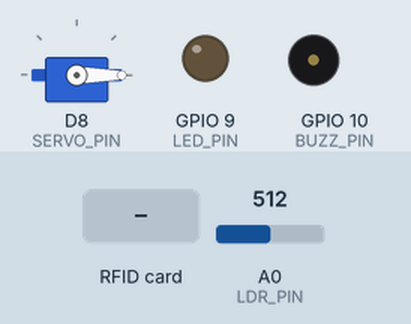
Bench run of a sketch on a simulated ESP8266 (NodeMCU). Shown: servo, output pins drawn as LEDs (lit = HIGH), buzzer (waves = sounding, pin HIGH). The inputs (shaded band) are chosen by the test bench; at power-on: A0 (LDR_PIN) = 512. WiFi joins after 1.5 s; servers stay silent unless stated; network time is answered at once with the bench clock; the local clock reads 2024-03-15 10:24:30 at power-on unless the sketch sets it; what the sketch prints to the serial monitor is not drawn.

Above: at 2.7 s.
2.8 s: A0 (LDR_PIN) set to 710
At 3.6 s:
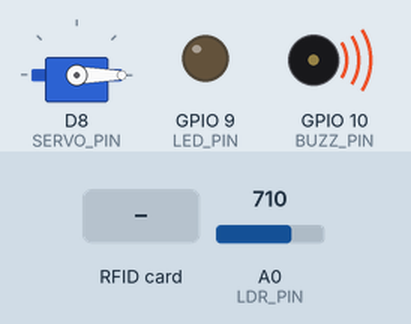
5.3 s: RFID card 17 95 49 01 55 held to the reader
At 6.5 s:
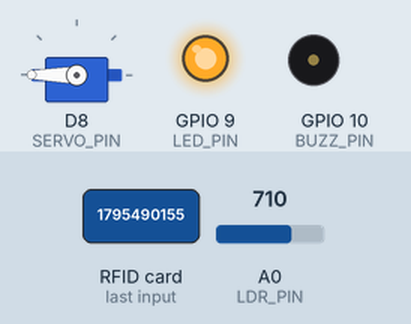
6.8 s: RFID card 16 27 11 61 27 held to the reader
At 8.9 s:
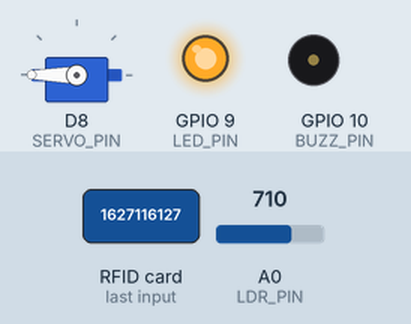
9.8 s: RFID card 5E 7A 19 C4 held to the reader
At 12.5 s:
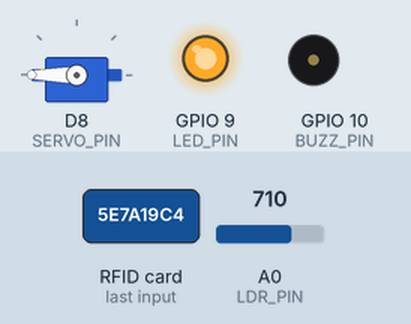
Timing chart, 0 to 13.8 s (numbered marks = the images above; inputs shaded):
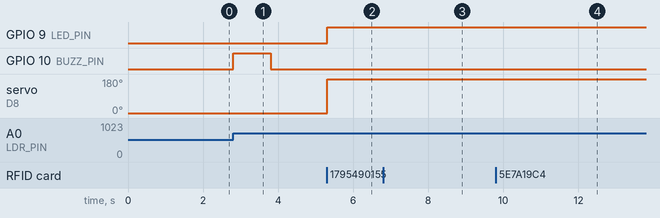

Measured:
- after the input at 2.8 s, GPIO 10 (BUZZ_PIN): LOW → HIGH at once, → LOW 1.0 s later
- after the input at 5.3 s, GPIO 9 (LED_PIN): LOW → HIGH at once; servo on D8 (SERVO_PIN): 0° → 180° at once
- after the input at 6.8 s, GPIO 9 (LED_PIN): stays HIGH (without the input it goes to LOW after 1.5 s); servo on D8 (SERVO_PIN): stays 180° (without the input it goes to 0° after 1.5 s)
- after the input at 9.8 s, GPIO 9 (LED_PIN): stays HIGH (without the input it goes to LOW after 1.5 s); servo on D8 (SERVO_PIN): stays 180° (without the input it goes to 0° after 1.5 s)

The sketch:

Arduino.ino
```cpp
#include <SPI.h>
#include <MFRC522.h>
#include <Servo.h>

#include <ESP8266WiFi.h>
#include <NTPClient.h>
#include <WiFiUdp.h>

#define CLASS_SIZE 2

constexpr uint8_t RFID_RST_PIN = D3;     // Configurable, see typical pin layout above
constexpr uint8_t RFID_SS_PIN = D4;     // Configurable, see typical pin layout above

const uint8_t SERVO_PIN = D8;
const uint8_t BUZZ_PIN = 10;  // SD3
const uint8_t LED_PIN = 9;  // SD2
const uint8_t LDR_PIN = A0;

const unsigned int LDR_TRIGGER_LEVEL = 700;

const unsigned int ALLOWED_TIME = 10;
const unsigned int CLASS_TIME = 15;

// Network credentials
const char *ssid     = "RADIN-L";
const char *password = "radinradin";

MFRC522 rfid(RFID_SS_PIN, RFID_RST_PIN); // Instance of the class
MFRC522::MIFARE_Key key;

Servo servo;

// Define NTP Client to get time
WiFiUDP ntpUDP;
NTPClient timeClient(ntpUDP, "pool.ntp.org");

String names[] = {"Mohammaderfan Ghasemi", "Radin Shayanfar"};
String tags[] = {"1795490155", "1627116127"};
bool aList[CLASS_SIZE] = {0};

String tag;
byte servoDeg = 0;
long epochTime = 0;
bool classRunning = false;
long classStartEpochTime = 0;

// ===================================================================

void setup() {
  Serial.begin(9600);

  SPI.begin(); // Init SPI bus
  rfid.PCD_Init(); // Init MFRC522

  servo.attach(SERVO_PIN);
  servo.write(servoDeg);

  pinMode(LED_PIN, OUTPUT);
  pinMode(BUZZ_PIN, OUTPUT);

  digitalWrite(LED_BUILTIN, LOW);
  digitalWrite(LED_PIN, LOW);
  digitalWrite(BUZZ_PIN, LOW);

  connectToWifi();

  // Initialize a NTPClient to get time
  timeClient.begin();
  timeClient.update();
}

void loop() {

  if (!classRunning) {
    if (isLdrTriggered()) {  // starting class...
      classStartEpochTime = getEpochTime();
      classRunning = true;
      Serial.printf("Class started at epoch time: %ld\n", classStartEpochTime);
      buzz1s();
    }
    return;
  }

  // Class is running at this point

  epochTime = getEpochTime();

  if (epochTime > classStartEpochTime+CLASS_TIME) {  // stopping class...
    classRunning = false;
    Serial.printf("Class ended at epoch time: %ld\n", epochTime);
    printAbsents();
    newAList();
    buzz1s();
    return;
  }

  tag = readCard();
  if (tag != "") {  // Card is hold on reader
    Serial.printf("Tag ID: %s\n", tag);

    if (epochTime < classStartEpochTime+ALLOWED_TIME) {  // Enter is allowed
      Serial.printf("%Tag ID %s entered the class.\n", tag );
      rollStudent(tag);

      openDoor();
      blinkLed3s();
      closeDoor();
    } else {
      buzz1s();
    }
  }
}
// ===================================================================

String tagTemp;

String readCard() {
  if ( ! rfid.PICC_IsNewCardPresent())
    return "";
  tagTemp = "";
  if (rfid.PICC_ReadCardSerial()) {
    for (byte i = 0; i < 4; i++) {
      tagTemp += rfid.uid.uidByte[i];
    }
    rfid.PICC_HaltA();
    rfid.PCD_StopCrypto1();
  }
  return tagTemp;
}

int ldrStatus = 0;

bool isLdrTriggered() {
  ldrStatus = analogRead(LDR_PIN);
//  Serial.println(ldrStatus);
  if (ldrStatus > LDR_TRIGGER_LEVEL)
    return true;
  else
    return false;
}

void blinkLed3s() {
  digitalWrite(LED_PIN, HIGH);
  delay(3000);
  digitalWrite(LED_PIN, LOW);
}

void buzz1s() {
  digitalWrite(BUZZ_PIN, HIGH);
  delay(1000);
  digitalWrite(BUZZ_PIN, LOW);
}

void openDoor() {
  servoDeg = 180;
  servo.write(servoDeg);
}

void closeDoor() {
  servoDeg = 0;
  servo.write(servoDeg);
}

void connectToWifi() {
  // Connect to Wi-Fi
  Serial.print("Connecting to ");
  Serial.println(ssid);
  WiFi.begin(ssid, password);
  while (WiFi.status() != WL_CONNECTED) {
    delay(500);
    Serial.print(".");
  }
  Serial.println("\nConnedted.");
}

long getEpochTime() {
  return timeClient.getEpochTime();
}

void printAbsents() {
  Serial.println("=== Absents ===");
  for (int i = 0; i < CLASS_SIZE; i++) {
    if (! aList[i]) {
      Serial.println(names[i]);
    }
  }
}

int tIndex = -1;
void rollStudent(String tag) {
  tIndex = searchArray(tags, tag);
  if (tIndex >= 0) {
    aList[tIndex] = true;
  }
}

void newAList() {
  for (int i = 0; i < CLASS_SIZE; i++) {
    aList[i] = false;
  }
}

int searchArray(String arr[], String s) {
  for (int i = 0; i < CLASS_SIZE; i++) {
    if (arr[i] == s) {
      return i;
    }
  }
  return -1;
}
```
